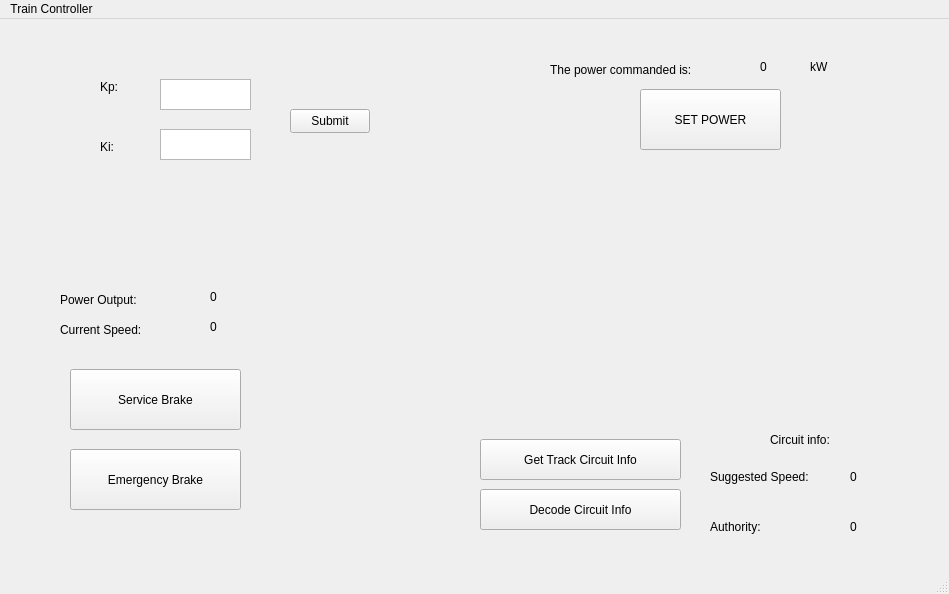
<?xml version="1.0" encoding="UTF-8"?>
<ui version="4.0">
 <class>TrainControlWindow</class>
 <widget class="QMainWindow" name="TrainControlWindow">
  <property name="geometry">
   <rect>
    <x>0</x>
    <y>0</y>
    <width>949</width>
    <height>594</height>
   </rect>
  </property>
  <property name="windowTitle">
   <string>MainWindow</string>
  </property>
  <widget class="QWidget" name="centralwidget">
   <widget class="QLabel" name="kp_label">
    <property name="geometry">
     <rect>
      <x>100</x>
      <y>60</y>
      <width>58</width>
      <height>16</height>
     </rect>
    </property>
    <property name="text">
     <string>Kp:</string>
    </property>
   </widget>
   <widget class="QLabel" name="ki_label">
    <property name="geometry">
     <rect>
      <x>100</x>
      <y>120</y>
      <width>58</width>
      <height>16</height>
     </rect>
    </property>
    <property name="text">
     <string>Ki:</string>
    </property>
   </widget>
   <widget class="QPlainTextEdit" name="kp_textbox">
    <property name="geometry">
     <rect>
      <x>160</x>
      <y>60</y>
      <width>91</width>
      <height>31</height>
     </rect>
    </property>
   </widget>
   <widget class="QPlainTextEdit" name="ki_textbox">
    <property name="geometry">
     <rect>
      <x>160</x>
      <y>110</y>
      <width>91</width>
      <height>31</height>
     </rect>
    </property>
   </widget>
   <widget class="QPushButton" name="submit">
    <property name="geometry">
     <rect>
      <x>290</x>
      <y>90</y>
      <width>80</width>
      <height>24</height>
     </rect>
    </property>
    <property name="text">
     <string>Submit</string>
    </property>
   </widget>
   <widget class="QLabel" name="pcmd_label">
    <property name="geometry">
     <rect>
      <x>550</x>
      <y>40</y>
      <width>171</width>
      <height>21</height>
     </rect>
    </property>
    <property name="text">
     <string>The power commanded is:</string>
    </property>
   </widget>
   <widget class="QLabel" name="p_out_label">
    <property name="geometry">
     <rect>
      <x>760</x>
      <y>40</y>
      <width>58</width>
      <height>16</height>
     </rect>
    </property>
    <property name="text">
     <string>0</string>
    </property>
   </widget>
   <widget class="QLabel" name="kW_label">
    <property name="geometry">
     <rect>
      <x>810</x>
      <y>40</y>
      <width>58</width>
      <height>16</height>
     </rect>
    </property>
    <property name="text">
     <string>kW</string>
    </property>
   </widget>
   <widget class="QPushButton" name="sendPowerButton">
    <property name="geometry">
     <rect>
      <x>640</x>
      <y>70</y>
      <width>141</width>
      <height>61</height>
     </rect>
    </property>
    <property name="text">
     <string>SET POWER</string>
    </property>
   </widget>
   <widget class="QPushButton" name="getCircuitInfoButton">
    <property name="geometry">
     <rect>
      <x>480</x>
      <y>420</y>
      <width>201</width>
      <height>41</height>
     </rect>
    </property>
    <property name="text">
     <string>Get Track Circuit Info</string>
    </property>
   </widget>
   <widget class="QPushButton" name="decodeButton">
    <property name="geometry">
     <rect>
      <x>480</x>
      <y>470</y>
      <width>201</width>
      <height>41</height>
     </rect>
    </property>
    <property name="text">
     <string>Decode Circuit Info</string>
    </property>
   </widget>
   <widget class="QLabel" name="circuitInfo">
    <property name="geometry">
     <rect>
      <x>770</x>
      <y>410</y>
      <width>101</width>
      <height>21</height>
     </rect>
    </property>
    <property name="text">
     <string>Circuit info:</string>
    </property>
   </widget>
   <widget class="QLabel" name="currspeed">
    <property name="geometry">
     <rect>
      <x>60</x>
      <y>300</y>
      <width>121</width>
      <height>21</height>
     </rect>
    </property>
    <property name="text">
     <string>Current Speed:</string>
    </property>
   </widget>
   <widget class="QLabel" name="authority">
    <property name="geometry">
     <rect>
      <x>710</x>
      <y>500</y>
      <width>58</width>
      <height>16</height>
     </rect>
    </property>
    <property name="text">
     <string>Authority:</string>
    </property>
   </widget>
   <widget class="QLabel" name="currspeed_">
    <property name="geometry">
     <rect>
      <x>210</x>
      <y>300</y>
      <width>58</width>
      <height>16</height>
     </rect>
    </property>
    <property name="text">
     <string>0</string>
    </property>
   </widget>
   <widget class="QLabel" name="authority_">
    <property name="geometry">
     <rect>
      <x>850</x>
      <y>500</y>
      <width>58</width>
      <height>16</height>
     </rect>
    </property>
    <property name="text">
     <string>0</string>
    </property>
   </widget>
   <widget class="QLabel" name="suggspeed_">
    <property name="geometry">
     <rect>
      <x>850</x>
      <y>450</y>
      <width>58</width>
      <height>16</height>
     </rect>
    </property>
    <property name="text">
     <string>0</string>
    </property>
   </widget>
   <widget class="QLabel" name="suggspeed">
    <property name="geometry">
     <rect>
      <x>710</x>
      <y>450</y>
      <width>111</width>
      <height>16</height>
     </rect>
    </property>
    <property name="text">
     <string>Suggested Speed:</string>
    </property>
   </widget>
   <widget class="QPushButton" name="serviceBrake">
    <property name="geometry">
     <rect>
      <x>70</x>
      <y>350</y>
      <width>171</width>
      <height>61</height>
     </rect>
    </property>
    <property name="text">
     <string>Service Brake</string>
    </property>
   </widget>
   <widget class="QPushButton" name="emergencyBrake">
    <property name="geometry">
     <rect>
      <x>70</x>
      <y>430</y>
      <width>171</width>
      <height>61</height>
     </rect>
    </property>
    <property name="text">
     <string>Emergency Brake</string>
    </property>
   </widget>
   <widget class="QLabel" name="powerOutput_">
    <property name="geometry">
     <rect>
      <x>210</x>
      <y>270</y>
      <width>58</width>
      <height>16</height>
     </rect>
    </property>
    <property name="text">
     <string>0</string>
    </property>
   </widget>
   <widget class="QLabel" name="powerOutput">
    <property name="geometry">
     <rect>
      <x>60</x>
      <y>270</y>
      <width>121</width>
      <height>21</height>
     </rect>
    </property>
    <property name="text">
     <string>Power Output:</string>
    </property>
   </widget>
  </widget>
  <widget class="QMenuBar" name="menubar">
   <property name="geometry">
    <rect>
     <x>0</x>
     <y>0</y>
     <width>949</width>
     <height>22</height>
    </rect>
   </property>
   <widget class="QMenu" name="menuTrain_Controller">
    <property name="title">
     <string>Train Controller</string>
    </property>
   </widget>
   <addaction name="menuTrain_Controller"/>
  </widget>
  <widget class="QStatusBar" name="statusbar"/>
 </widget>
 <resources/>
 <connections/>
</ui>
